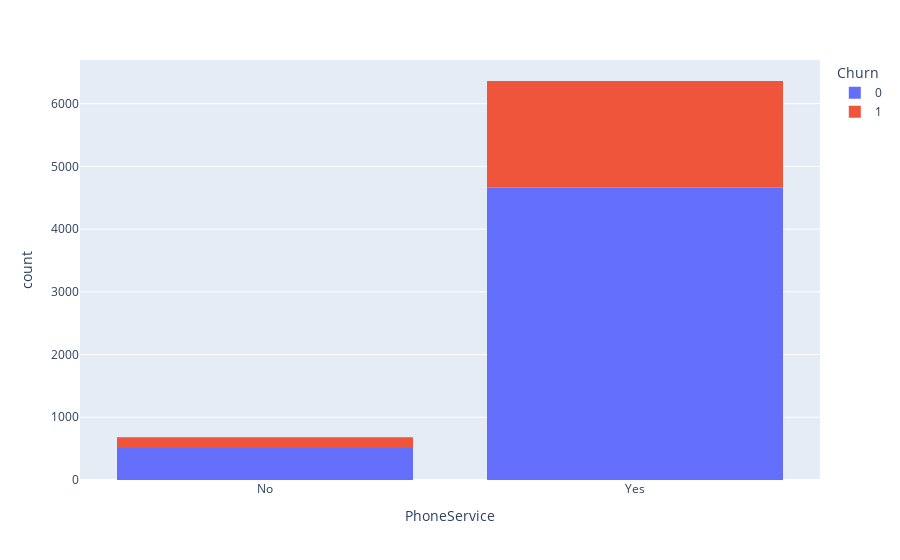

Notebook code for this chart:
### Markdown cell above
##### Customer without any dependents, almost 2.03 times more likely churn than cutomer with a dependent.

### Code cell
#4. Phone Service and Churn  
print("churn % with phone service : ", round(df1[(df1['PhoneService']== 'Yes') & (df1['Churn']== 1)].shape[0] / df1[df1['PhoneService']== 'Yes'].shape[0] * 100, 2))
print("churn % without phone service : ", round(df1[(df1['PhoneService']== 'No') & (df1['Churn']== 1)].shape[0] / df1[df1['PhoneService']== 'No'].shape[0] * 100, 2))
fig = px.histogram(df1, x = "PhoneService", color = "Churn")
fig

### Figure 1 — Plotly figure (JSON) as saved in the notebook; plotly's stock layout.template omitted (floating-point values rounded to 4 significant figures; data arrays with more than 128 entries replaced by an {"elided": "..."} marker saying what was removed)
{"data": [{"alignmentgroup": "True", "bingroup": "x", "hovertemplate": "Churn=0<br>PhoneService=%{x}<br>count=%{y}<extra></extra>", "legendgroup": "0", "marker": {"color": "#636efa", "pattern": {"shape": ""}}, "name": "0", "offsetgroup": "0", "orientation": "v", "showlegend": true, "type": "histogram", "x": {"elided": "5174 str values"}, "xaxis": "x", "yaxis": "y"}, {"alignmentgroup": "True", "bingroup": "x", "hovertemplate": "Churn=1<br>PhoneService=%{x}<br>count=%{y}<extra></extra>", "legendgroup": "1", "marker": {"color": "#EF553B", "pattern": {"shape": ""}}, "name": "1", "offsetgroup": "1", "orientation": "v", "showlegend": true, "type": "histogram", "x": {"elided": "1869 str values"}, "xaxis": "x", "yaxis": "y"}], "layout": {"barmode": "relative", "legend": {"title": {"text": "Churn"}, "tracegroupgap": 0}, "margin": {"t": 60}, "xaxis": {"anchor": "y", "domain": [0, 1], "title": {"text": "PhoneService"}}, "yaxis": {"anchor": "x", "domain": [0, 1], "title": {"text": "count"}}}}
